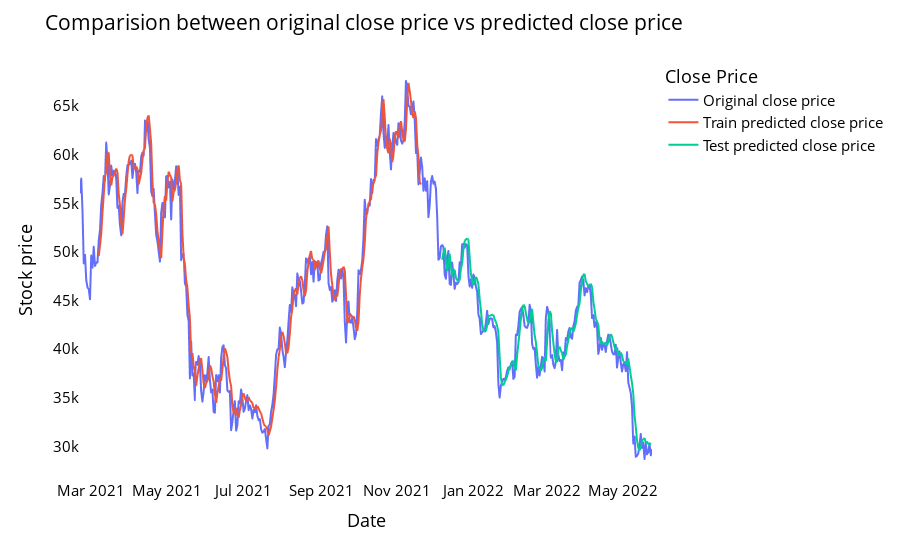

The code cell stored with this chart in its notebook:
### Code cell
# shift train predictions for plotting

look_back=time_step
trainPredictPlot = np.empty_like(closedf)
trainPredictPlot[:, :] = np.nan
trainPredictPlot[look_back:len(train_predict)+look_back, :] = train_predict
print("Train predicted data: ", trainPredictPlot.shape)

# shift test predictions for plotting
testPredictPlot = np.empty_like(closedf)
testPredictPlot[:, :] = np.nan
testPredictPlot[len(train_predict)+(look_back*2)+1:len(closedf)-1, :] = test_predict
print("Test predicted data: ", testPredictPlot.shape)

names = cycle(['Original close price','Train predicted close price','Test predicted close price'])


plotdf = pd.DataFrame({'date': close_stock['Date'],
                       'original_close': close_stock['Close'],
                      'train_predicted_close': trainPredictPlot.reshape(1,-1)[0].tolist(),
                      'test_predicted_close': testPredictPlot.reshape(1,-1)[0].tolist()})

fig = px.line(plotdf,x=plotdf['date'], y=[plotdf['original_close'],plotdf['train_predicted_close'],
                                          plotdf['test_predicted_close']],
              labels={'value':'Stock price','date': 'Date'})
fig.update_layout(title_text='Comparision between original close price vs predicted close price',
                  plot_bgcolor='white', font_size=15, font_color='black', legend_title_text='Close Price')
fig.for_each_trace(lambda t:  t.update(name = next(names)))

fig.update_xaxes(showgrid=False)
fig.update_yaxes(showgrid=False)
fig.show()

### Figure 1 — Plotly figure (JSON) as saved in the notebook; plotly's stock layout.template omitted (floating-point values rounded to 4 significant figures; data arrays with more than 128 entries replaced by an {"elided": "..."} marker saying what was removed)
{"data": [{"hovertemplate": "variable=original_close<br>Date=%{x}<br>Stock price=%{y}<extra></extra>", "legendgroup": "original_close", "line": {"color": "#636efa", "dash": "solid"}, "marker": {"symbol": "circle"}, "mode": "lines", "name": "Original close price", "showlegend": true, "type": "scattergl", "x": {"elided": "459 str values"}, "xaxis": "x", "y": {"elided": "459 float values"}, "yaxis": "y"}, {"hovertemplate": "variable=train_predicted_close<br>Date=%{x}<br>Stock price=%{y}<extra></extra>", "legendgroup": "train_predicted_close", "line": {"color": "#EF553B", "dash": "solid"}, "marker": {"symbol": "circle"}, "mode": "lines", "name": "Train predicted close price", "showlegend": true, "type": "scattergl", "x": {"elided": "459 str values"}, "xaxis": "x", "y": {"elided": "459 float values"}, "yaxis": "y"}, {"hovertemplate": "variable=test_predicted_close<br>Date=%{x}<br>Stock price=%{y}<extra></extra>", "legendgroup": "test_predicted_close", "line": {"color": "#00cc96", "dash": "solid"}, "marker": {"symbol": "circle"}, "mode": "lines", "name": "Test predicted close price", "showlegend": true, "type": "scattergl", "x": {"elided": "459 str values"}, "xaxis": "x", "y": {"elided": "459 float values"}, "yaxis": "y"}], "layout": {"font": {"color": "black", "size": 15}, "legend": {"title": {"text": "Close Price"}, "tracegroupgap": 0}, "margin": {"t": 60}, "plot_bgcolor": "white", "title": {"text": "Comparision between original close price vs predicted close price"}, "xaxis": {"anchor": "y", "domain": [0, 1], "showgrid": false, "title": {"text": "Date"}}, "yaxis": {"anchor": "x", "domain": [0, 1], "showgrid": false, "title": {"text": "Stock price"}}}}
